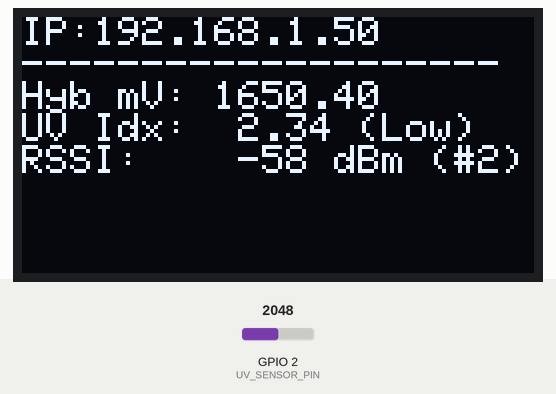
This program was run on a simulated ESP32-C3. Parts: 128×64 one-colour display. Inputs (shaded band) come from the test bench; at power-on: GPIO 2 (UV_SENSOR_PIN) = 2048 (analog values on the 0–4095 scale). WiFi joins after 1.5 s; servers stay silent unless stated; uploads are accepted with an empty reply; random numbers use the default seed unless the program sets one; no MQTT or app messages arrive unless stated.

Above: at 4.47 s.
4.9 s: GPIO 2 (UV_SENSOR_PIN) set to 3020
At 7.8 s:
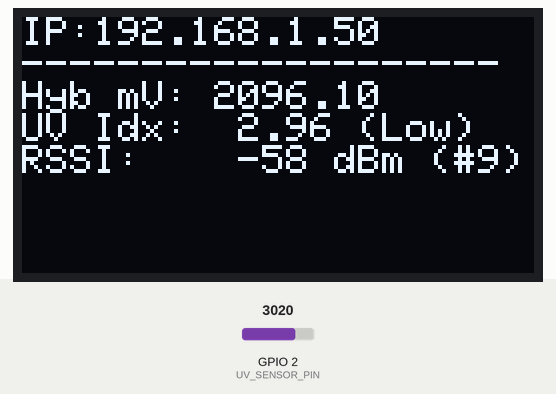
7.9 s: GPIO 2 (UV_SENSOR_PIN) set to 3114
At 10.7 s:
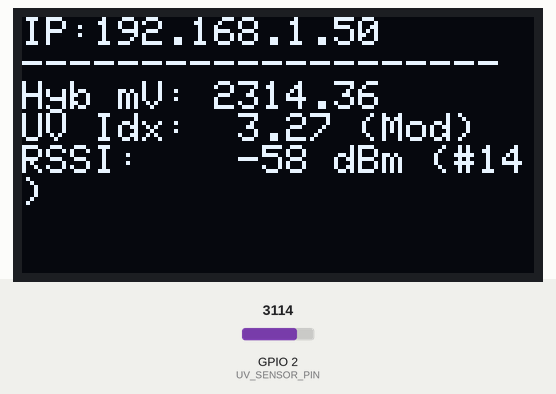
10.9 s: GPIO 2 (UV_SENSOR_PIN) set to 2866
At 15.5 s:
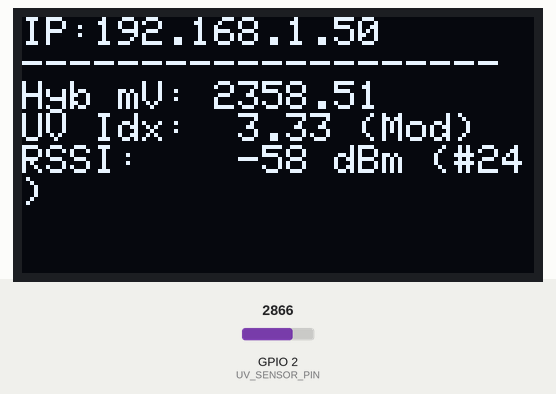
Timing chart, 0 to 17.0 s (numbered marks = the images above; inputs shaded):
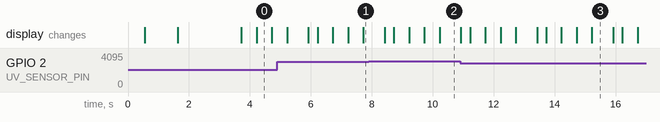

The program:

main.cpp
```cpp
#include <Arduino.h>
#include <WiFi.h>
#include <WebServer.h>
#include <PubSubClient.h>
#include <HTTPClient.h>
#include <NetworkClientSecure.h>
#include <ArduinoJson.h>
#include <Wire.h>
#include <Adafruit_GFX.h>
#include <Adafruit_SSD1306.h>

const char* WIFI_SSID     = "Nokia";
const char* WIFI_PASSWORD = "Password";

#define UV_SENSOR_PIN 2
#define I2C_SDA_PIN   8
#define I2C_SCL_PIN   9
#define SCREEN_WIDTH  128
#define SCREEN_HEIGHT 64

Adafruit_SSD1306 display(SCREEN_WIDTH, SCREEN_HEIGHT, &Wire, -1);
WebServer server(80);
WiFiClient espClient;
PubSubClient mqttClient(espClient);

const char* MQTT_BROKER   = "broker.hivemq.com";
const int   MQTT_PORT     = 1883;
const char* MQTT_TOPIC    = "venkat_iot/sensors/uv/node_01";
const char* DEVICE_ID     = "ESP32_node_01";

#define INFLUXDB_URL    "https://us-east-1-1.aws.cloud2.influxdata.com/api/v2/write?org=IOT&bucket=uv_sensor_data&precision=s"
#define INFLUXDB_TOKEN  "Dbzt7IHP3G4E4McgOmsRBrZLUaK2fsEgexNVFzYSQI1V2PhqWbL6SFhB64Vg-jOY6HQIu7BibH8jkSQvHqLNWw=="

#define MEDIAN_WIN_SIZE 9
float winBuf[MEDIAN_WIN_SIZE];
int winCount = 0;
int winIdx   = 0;

bool filterInitialized = false;
float kalX = 0.0f, kalP = 1.0f;
float hybX = 0.0f, hybP = 1.0f;

unsigned long lastSampleMillis = 0;
const unsigned long SAMPLE_INTERVAL_MS = 500;
uint32_t packetSeq = 0;

float currentMvRaw    = 0.0f;
float currentMvMedian = 0.0f;
float currentMvKalman = 0.0f;
float currentMvHybrid = 0.0f;
float currentUvIndex  = 0.0f;
String currentRisk    = "Low";
int currentRssi       = 0;

// Research Paper Calibration Model: UV Index = 1.3993 * Voltage(V) + 0.0297
float calculatePaperUVI(float mv) {
  float volts = mv / 1000.0f;
  if (volts < 0.02f) return 0.0f;
  float uvi = (1.3993f * volts) + 0.0297f;
  return (uvi < 0.0f) ? 0.0f : uvi;
}

String getRiskCategory(float uvi) {
  if (uvi < 3.0f)  return "Low";
  if (uvi < 6.0f)  return "Moderate";
  if (uvi < 8.0f)  return "High";
  if (uvi < 11.0f) return "Very high";
  return "Extreme";
}

String getShortOledRisk(float uvi) {
  if (uvi < 3.0f)  return "Low";
  if (uvi < 6.0f)  return "Mod";
  if (uvi < 8.0f)  return "High";
  if (uvi < 11.0f) return "V.High";
  return "Extreme";
}

float readAveragedMilliVolts() {
  uint32_t totalRaw = 0;
  for (int i = 0; i < 32; i++) {
    totalRaw += analogRead(UV_SENSOR_PIN);
    delayMicroseconds(250);
  }
  float avgRaw = totalRaw / 32.0f;
  // Convert ADC count to millivolts using the 3.3V / 4095.0 ratio from the paper
  return (avgRaw * 3300.0f) / 4095.0f;
}

void updateFiltersAndSensors() {
  float raw = readAveragedMilliVolts();

  if (raw < 50.0f) {
    raw = 0.0f;
  }

  float clampedRaw = constrain(raw, 0.0f, 3300.0f);
  currentMvRaw = clampedRaw;

  winBuf[winIdx] = clampedRaw;
  winIdx = (winIdx + 1) % MEDIAN_WIN_SIZE;
  if (winCount < MEDIAN_WIN_SIZE) winCount++;

  float sorted[MEDIAN_WIN_SIZE];
  for (int i = 0; i < winCount; i++) sorted[i] = winBuf[i];
  for (int i = 0; i < winCount - 1; i++) {
    for (int j = i + 1; j < winCount; j++) {
      if (sorted[j] < sorted[i]) {
        float tmp = sorted[i]; sorted[i] = sorted[j]; sorted[j] = tmp;
      }
    }
  }
  currentMvMedian = sorted[winCount / 2];

  if (clampedRaw == 0.0f && currentMvMedian == 0.0f) {
    kalX = 0.0f;
    hybX = 0.0f;
  } else if (!filterInitialized) {
    kalX = clampedRaw;
    hybX = currentMvMedian;
    filterInitialized = true;
  } else {
    kalP += 0.05f;
    float kG = kalP / (kalP + 1.0f);
    kalX += kG * (clampedRaw - kalX);
    kalP = (1.0f - kG) * kalP;

    hybP += 0.05f;
    float hG = hybP / (hybP + 1.5f);
    hybX += hG * (currentMvMedian - hybX);
    hybP = (1.0f - hG) * hybP;
  }

  currentMvKalman = constrain(kalX, 0.0f, 3300.0f);
  currentMvHybrid = constrain(hybX, 0.0f, 3300.0f);

  if (currentMvHybrid < 50.0f) {
    currentMvHybrid = 0.0f;
    currentMvRaw    = 0.0f;
    currentMvMedian = 0.0f;
    currentMvKalman = 0.0f;
  }

  currentUvIndex = calculatePaperUVI(currentMvHybrid);
  currentRisk    = getRiskCategory(currentUvIndex);
  currentRssi    = WiFi.RSSI();
}

void handleJsonData() {
  server.sendHeader("Access-Control-Allow-Origin", "*");
  server.sendHeader("Access-Control-Allow-Methods", "GET, OPTIONS");
  server.sendHeader("Access-Control-Allow-Headers", "*");

  JsonDocument doc;
  doc["seq"]                = packetSeq;
  doc["device_id"]          = DEVICE_ID;
  doc["mv_raw"]             = serialized(String(currentMvRaw, 2));
  doc["mv_median"]          = serialized(String(currentMvMedian, 2));
  doc["mv_kalman"]          = serialized(String(currentMvKalman, 2));
  doc["mv_hybrid"]          = serialized(String(currentMvHybrid, 2));
  doc["uv_index_estimated"] = serialized(String(currentUvIndex, 3));
  doc["risk_category"]      = currentRisk;
  doc["rssi_dbm"]           = currentRssi;
  doc["ip"]                 = WiFi.localIP().toString();

  String response;
  serializeJson(doc, response);
  server.send(200, "application/json", response);
}

void connectWiFi() {
  WiFi.mode(WIFI_STA);
  WiFi.setTxPower(WIFI_POWER_8_5dBm);
  WiFi.begin(WIFI_SSID, WIFI_PASSWORD);

  while (WiFi.status() != WL_CONNECTED) {
    delay(500);
    display.clearDisplay();
    display.setTextSize(1);
    display.setTextColor(SSD1306_WHITE);
    display.setCursor(0, 0);
    display.println("Connecting Wi-Fi...");
    display.print("SSID: ");
    display.println(WIFI_SSID);
    display.display();
  }

  display.clearDisplay();
  display.setTextSize(1);
  display.setCursor(0, 0);
  display.println("ESP32 Connected!");
  display.setCursor(0, 16);
  display.println("IP Address:");
  display.setCursor(0, 32);
  display.println(WiFi.localIP().toString());
  display.display();
  delay(2000);
}

void publishToInfluxDb() {
  if (WiFi.status() != WL_CONNECTED) return;
  static int cloudSyncCounter = 0;
  cloudSyncCounter++;
  if (cloudSyncCounter < 5) return;
  cloudSyncCounter = 0;

  NetworkClientSecure client;
  client.setInsecure();
  HTTPClient https;

  if (https.begin(client, INFLUXDB_URL)) {
    https.addHeader("Authorization", "Token " + String(INFLUXDB_TOKEN));
    https.addHeader("Content-Type", "text/plain; charset=utf-8");

    String lineProtocol = String("uv_measurement,device=") + DEVICE_ID + " ";
    lineProtocol += "voltage_raw_mv=" + String(currentMvRaw, 2) + ",";
    lineProtocol += "voltage_hybrid_mv=" + String(currentMvHybrid, 2) + ",";
    lineProtocol += "uv_index_estimated=" + String(currentUvIndex, 3);

    https.POST(lineProtocol);
    https.end();
  }
}

void setup() {
  Serial.begin(115200);
  analogReadResolution(12);
  analogSetPinAttenuation(UV_SENSOR_PIN, ADC_11db);

  Wire.begin(I2C_SDA_PIN, I2C_SCL_PIN);
  display.begin(SSD1306_SWITCHCAPVCC, 0x3C);

  connectWiFi();

  server.on("/data", HTTP_GET, handleJsonData);
  server.on("/data", HTTP_OPTIONS, []() {
    server.sendHeader("Access-Control-Allow-Origin", "*");
    server.send(204);
  });
  server.begin();

  mqttClient.setServer(MQTT_BROKER, MQTT_PORT);
  mqttClient.setBufferSize(512);
}

void loop() {
  server.handleClient();

  if (WiFi.status() != WL_CONNECTED) {
    connectWiFi();
  }

  if (!mqttClient.connected()) {
    String clientId = String(DEVICE_ID) + "_" + String(random(0xffff), HEX);
    mqttClient.connect(clientId.c_str());
  }
  mqttClient.loop();

  unsigned long now = millis();
  if (now - lastSampleMillis >= SAMPLE_INTERVAL_MS) {
    lastSampleMillis = now;
    packetSeq++;

    updateFiltersAndSensors();

    JsonDocument doc;
    doc["seq"]                = packetSeq;
    doc["device_id"]          = DEVICE_ID;
    doc["mv_hybrid"]          = serialized(String(currentMvHybrid, 2));
    doc["uv_index_estimated"] = serialized(String(currentUvIndex, 3));
    doc["risk_category"]      = currentRisk;
    doc["rssi_dbm"]           = currentRssi;

    char jsonBuffer[384];
    serializeJson(doc, jsonBuffer);
    mqttClient.publish(MQTT_TOPIC, jsonBuffer);

    publishToInfluxDb();

    String oledRisk = getShortOledRisk(currentUvIndex);
    display.clearDisplay();
    display.setTextSize(1);
    display.setTextColor(SSD1306_WHITE);
    display.setCursor(0, 0);
    display.printf("IP:%s\n", WiFi.localIP().toString().c_str());
    display.println("--------------------");
    display.printf("Hyb mV: %.2f\n", currentMvHybrid);
    display.printf("UV Idx:  %.2f (%s)\n", currentUvIndex, oledRisk.c_str());
    display.printf("RSSI:    %d dBm (#%lu)\n", currentRssi, packetSeq);
    display.display();
  }
}
```

Measured:
- the behaviour switches between 3078 and 3079 on GPIO 2 (UV_SENSOR_PIN) (found by bisection; images 1 and 2)
